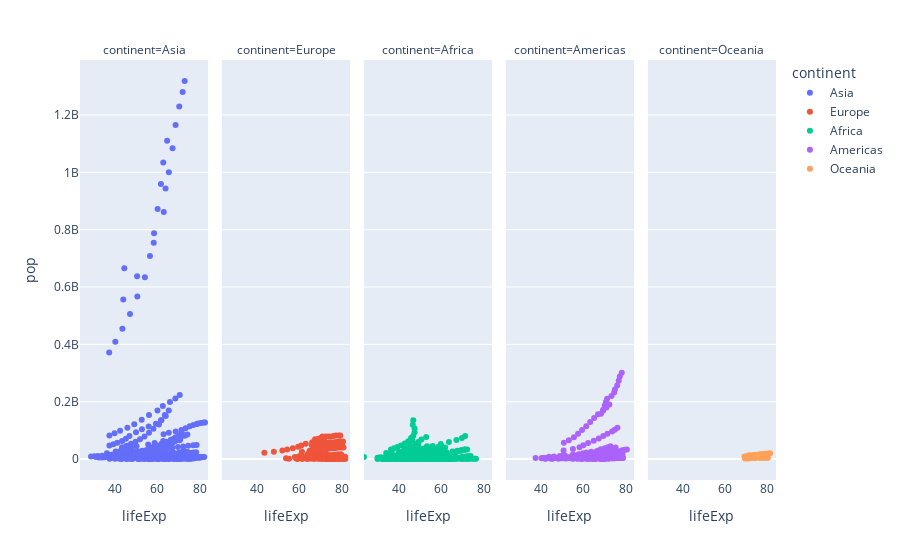

Here is the notebook cell this chart was saved with:
### Markdown cell above
strip() function will make strips charts using underlying box traces with the box hidden

### Code cell
strip_plot = px.strip(df, x="lifeExp", y = "pop" ,hover_name="country",color = "continent", facet_col="continent")
strip_plot

### Figure 1 — Plotly figure (JSON) as saved in the notebook; plotly's stock layout.template omitted (floating-point values rounded to 4 significant figures; data arrays with more than 128 entries replaced by an {"elided": "..."} marker saying what was removed)
{"data": [{"alignmentgroup": "True", "boxpoints": "all", "fillcolor": "rgba(255,255,255,0)", "hoveron": "points", "hovertemplate": "<b>%{hovertext}</b><br><br>continent=Asia<br>lifeExp=%{x}<br>pop=%{y}<extra></extra>", "hovertext": {"elided": "396 str values"}, "legendgroup": "Asia", "line": {"color": "rgba(255,255,255,0)"}, "marker": {"color": "#636efa"}, "name": "Asia", "offsetgroup": "Asia", "orientation": "v", "pointpos": 0, "showlegend": true, "type": "box", "x": {"elided": "396 float values"}, "x0": " ", "xaxis": "x", "y": {"elided": "396 int values"}, "y0": " ", "yaxis": "y"}, {"alignmentgroup": "True", "boxpoints": "all", "fillcolor": "rgba(255,255,255,0)", "hoveron": "points", "hovertemplate": "<b>%{hovertext}</b><br><br>continent=Europe<br>lifeExp=%{x}<br>pop=%{y}<extra></extra>", "hovertext": {"elided": "360 str values"}, "legendgroup": "Europe", "line": {"color": "rgba(255,255,255,0)"}, "marker": {"color": "#EF553B"}, "name": "Europe", "offsetgroup": "Europe", "orientation": "v", "pointpos": 0, "showlegend": true, "type": "box", "x": {"elided": "360 float values"}, "x0": " ", "xaxis": "x2", "y": {"elided": "360 int values"}, "y0": " ", "yaxis": "y2"}, {"alignmentgroup": "True", "boxpoints": "all", "fillcolor": "rgba(255,255,255,0)", "hoveron": "points", "hovertemplate": "<b>%{hovertext}</b><br><br>continent=Africa<br>lifeExp=%{x}<br>pop=%{y}<extra></extra>", "hovertext": {"elided": "624 str values"}, "legendgroup": "Africa", "line": {"color": "rgba(255,255,255,0)"}, "marker": {"color": "#00cc96"}, "name": "Africa", "offsetgroup": "Africa", "orientation": "v", "pointpos": 0, "showlegend": true, "type": "box", "x": {"elided": "624 float values"}, "x0": " ", "xaxis": "x3", "y": {"elided": "624 int values"}, "y0": " ", "yaxis": "y3"}, {"alignmentgroup": "True", "boxpoints": "all", "fillcolor": "rgba(255,255,255,0)", "hoveron": "points", "hovertemplate": "<b>%{hovertext}</b><br><br>continent=Americas<br>lifeExp=%{x}<br>pop=%{y}<extra></extra>", "hovertext": {"elided": "300 str values"}, "legendgroup": "Americas", "line": {"color": "rgba(255,255,255,0)"}, "marker": {"color": "#ab63fa"}, "name": "Americas", "offsetgroup": "Americas", "orientation": "v", "pointpos": 0, "showlegend": true, "type": "box", "x": {"elided": "300 float values"}, "x0": " ", "xaxis": "x4", "y": {"elided": "300 int values"}, "y0": " ", "yaxis": "y4"}, {"alignmentgroup": "True", "boxpoints": "all", "fillcolor": "rgba(255,255,255,0)", "hoveron": "points", "hovertemplate": "<b>%{hovertext}</b><br><br>continent=Oceania<br>lifeExp=%{x}<br>pop=%{y}<extra></extra>", "hovertext": ["Australia", "Australia", "Australia", "Australia", "Australia", "Australia", "Australia", "Australia", "Australia", "Australia", "Australia", "Australia", "New Zealand", "New Zealand", "New Zealand", "New Zealand", "New Zealand", "New Zealand", "New Zealand", "New Zealand", "New Zealand", "New Zealand", "New Zealand", "New Zealand"], "legendgroup": "Oceania", "line": {"color": "rgba(255,255,255,0)"}, "marker": {"color": "#FFA15A"}, "name": "Oceania", "offsetgroup": "Oceania", "orientation": "v", "pointpos": 0, "showlegend": true, "type": "box", "x": [69.12, 70.33, 70.93, 71.1, 71.93, 73.49, 74.74, 76.32, 77.56, 78.83, 80.37, 81.23, 69.39, 70.26, 71.24, 71.52, 71.89, 72.22, 73.84, 74.32, 76.33, 77.55, 79.11, 80.2], "x0": " ", "xaxis": "x5", "y": [8691212, 9712569, 10794968, 11872264, 13177000, 14074100, 15184200, 16257249, 17481977, 18565243, 19546792, 20434176, 1994794, 2229407, 2488550, 2728150, 2929100, 3164900, 3210650, 3317166, 3437674, 3676187, 3908037, 4115771], "y0": " ", "yaxis": "y5"}], "layout": {"annotations": [{"font": {}, "showarrow": false, "text": "continent=Asia", "x": 0.092, "xanchor": "center", "xref": "paper", "y": 1, "yanchor": "bottom", "yref": "paper"}, {"font": {}, "showarrow": false, "text": "continent=Europe", "x": 0.296, "xanchor": "center", "xref": "paper", "y": 1, "yanchor": "bottom", "yref": "paper"}, {"font": {}, "showarrow": false, "text": "continent=Africa", "x": 0.5, "xanchor": "center", "xref": "paper", "y": 1, "yanchor": "bottom", "yref": "paper"}, {"font": {}, "showarrow": false, "text": "continent=Americas", "x": 0.704, "xanchor": "center", "xref": "paper", "y": 1, "yanchor": "bottom", "yref": "paper"}, {"font": {}, "showarrow": false, "text": "continent=Oceania", "x": 0.908, "xanchor": "center", "xref": "paper", "y": 1, "yanchor": "bottom", "yref": "paper"}], "boxmode": "group", "legend": {"title": {"text": "continent"}, "tracegroupgap": 0}, "margin": {"t": 60}, "xaxis": {"anchor": "y", "domain": [0, 0.184], "title": {"text": "lifeExp"}}, "xaxis2": {"anchor": "y2", "domain": [0.204, 0.388], "matches": "x", "title": {"text": "lifeExp"}}, "xaxis3": {"anchor": "y3", "domain": [0.408, 0.592], "matches": "x", "title": {"text": "lifeExp"}}, "xaxis4": {"anchor": "y4", "domain": [0.612, 0.796], "matches": "x", "title": {"text": "lifeExp"}}, "xaxis5": {"anchor": "y5", "domain": [0.816, 1], "matches": "x", "title": {"text": "lifeExp"}}, "yaxis": {"anchor": "x", "domain": [0, 1], "title": {"text": "pop"}}, "yaxis2": {"anchor": "x2", "domain": [0, 1], "matches": "y", "showticklabels": false}, "yaxis3": {"anchor": "x3", "domain": [0, 1], "matches": "y", "showticklabels": false}, "yaxis4": {"anchor": "x4", "domain": [0, 1], "matches": "y", "showticklabels": false}, "yaxis5": {"anchor": "x5", "domain": [0, 1], "matches": "y", "showticklabels": false}}}
